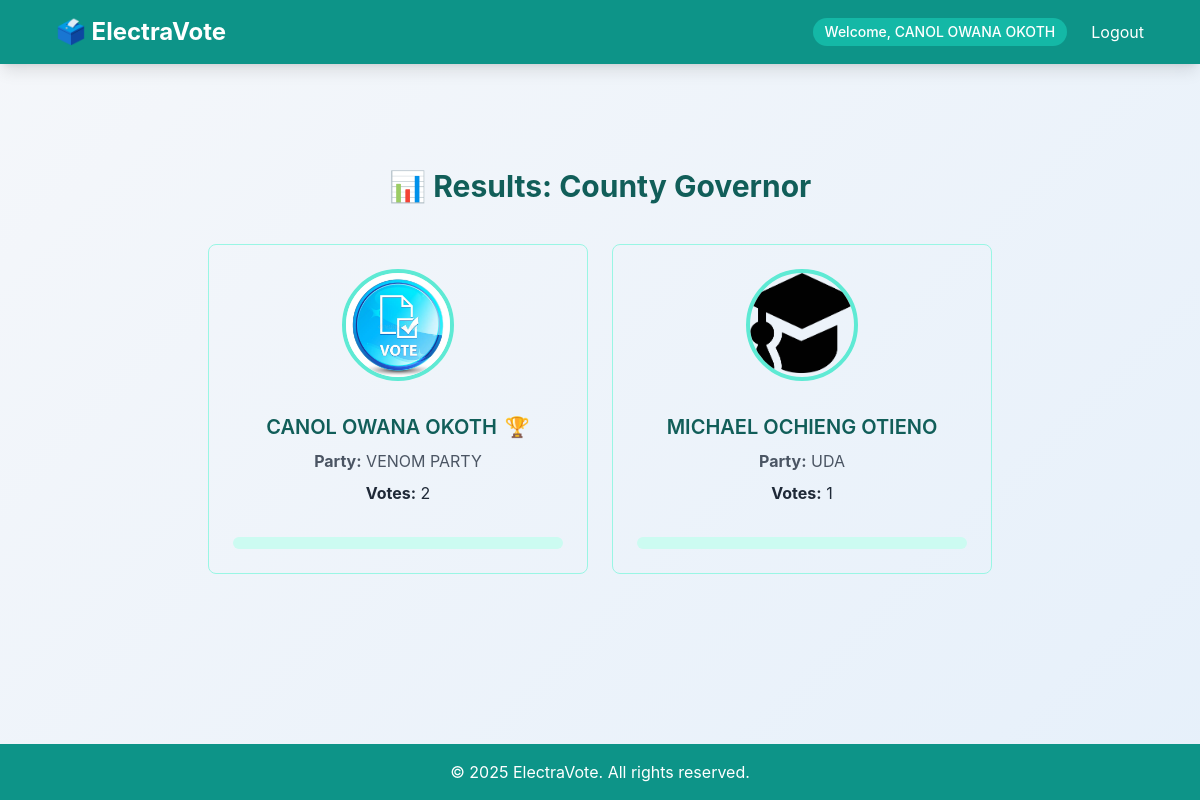
The page /results/3 (signed in) on the database its author committed.
### models.py (models this page shows)
class User(db.Model, UserMixin):
    id = db.Column(db.Integer, primary_key=True)
    full_name = db.Column(db.String(100), nullable=False)
    email = db.Column(db.String(120), unique=True, nullable=False)
    national_id = db.Column(db.String(20), unique=True, nullable=False)
    password = db.Column(db.String(128), nullable=False)
    role = db.Column(db.String(10), default='voter')  # 'admin' or 'voter'

class Category(db.Model):
    id = db.Column(db.Integer, primary_key=True)
    name = db.Column(db.String(100), nullable=False)

class Aspirant(db.Model):
    id = db.Column(db.Integer, primary_key=True)
    full_name = db.Column(db.String(100), nullable=False)
    profile_picture = db.Column(db.String(200), nullable=True)
    political_party = db.Column(db.String(100), nullable=False)
    category_id = db.Column(db.Integer, db.ForeignKey('category.id'), nullable=False)
    category = db.relationship('Category', backref=db.backref('aspirants', lazy=True))

### app.py (the view)
@app.route('/results/<int:category_id>')
@login_required
def results(category_id):
    category = Category.query.get_or_404(category_id)
    results = get_results(category_id)
    return render_template('results.html', category=category, results=results)

### app.py (called while the page is built)
@login_manager.user_loader
def load_user(user_id):
    return User.query.get(int(user_id))

def get_results(category_id):
    aspirants = Aspirant.query.filter_by(category_id=category_id).all()
    results = []
    for aspirant in aspirants:
        vote_count = Vote.query.filter_by(aspirant_id=aspirant.id).count()
        results.append({
            'name': aspirant.full_name,
            'party': aspirant.political_party,
            'votes': vote_count,
            'profile_picture': aspirant.profile_picture
        })
    return results

### templates/results.html (shortened to what this page needs)
{% extends 'base.html' %}
{% block content %}
<div class="max-w-6xl mx-auto px-4 sm:px-6 lg:px-8 py-10">
    <h2 class="text-3xl font-bold text-center text-teal-800 mb-10">📊 Results: {{ category.name }}</h2>
    <div id="results" class="grid grid-cols-1 md:grid-cols-2 gap-6">
        {% set max_votes = results | max(attribute='votes') %}
        {% for result in results %}
            <div class="border border-teal-200 rounded-lg text-center transition duration-300 relative" data-name="{{ result.name }}">
                {% if result.profile_picture %}
                    <div class="pt-6">
                        <img src="{{ url_for('static', filename='uploads/profile_pics/' + result.profile_picture) }}"
                             alt="{{ result.name }}"
                             class="w-28 h-28 rounded-full mx-auto mb-4 object-cover border-4 border-teal-300">
                    </div>
                {% endif %}
                <div class="px-6 py-4">
                    <h4 class="text-xl font-semibold flex items-center justify-center gap-2 text-teal-800">
                        {{ result.name }}
                        {% if result.votes == max_votes.votes and result.votes > 0 %}
                            <span class="text-orange-500 animate-pulse">🏆</span>
                        {% endif %}
                    </h4>
                    <p class="text-gray-600 mt-2"><strong>Party:</strong> {{ result.party }}</p>
                    <p class="text-gray-800 mt-2"><strong>Votes:</strong> <span class="vote-count">{{ result.votes }}</span></p>
                </div>
                <div class="px-6 pb-6">
                    <div class="w-full bg-teal-100 rounded-full h-3 mt-4 overflow-hidden relative">
                    </div>
                </div>
            </div>
        {% endfor %}
    </div>
</div>
{% endblock %}

### templates/base.html (shortened to what this page needs)
<!DOCTYPE html>
<html lang="en" class="scroll-smooth">
<head>
    <script src="https://cdn.tailwindcss.com"></script>
</head>
<body class="text-gray-800 min-h-screen flex flex-col">
    <header class="bg-teal-600 text-white shadow-lg">
        <nav class="max-w-6xl mx-auto px-4 sm:px-6 lg:px-8 py-4 flex items-center justify-between">
            <a href="/" class="text-2xl font-bold flex items-center gap-2">
                🗳️ ElectraVote
            </a>
            <div class="hidden md:flex items-center space-x-6">
                {% if current_user.is_authenticated %}
                    <span class="text-sm font-medium bg-teal-500 px-3 py-1 rounded-full">Welcome, {{ current_user.full_name }}</span>
                    <a href="{{ url_for('logout') }}" class="nav-link text-white hover:text-orange-400">Logout</a>
                {% else %}
                    <a href="{{ url_for('register') }}" class="nav-link text-white hover:text-orange-400">Register</a>
                    <a href="{{ url_for('login') }}" class="nav-link text-white hover:text-orange-400">Login</a>
                {% endif %}
            </div>
        </nav>
    </header>
    <main class="flex-1 py-10 px-4 sm:px-6 lg:px-8">
        <div class="max-w-4xl mx-auto">
            <div class="p-6">
                {% block content %}{% endblock %}
            </div>
        </div>
    </main>
    <footer class="bg-teal-600 text-white py-4">
        <div class="max-w-6xl mx-auto px-4 sm:px-6 lg:px-8 text-center">
            <p>© 2025 ElectraVote. All rights reserved.</p>
        </div>
    </footer>
</body>
</html>

### templates/base.html (style rules this page uses)
body { background: linear-gradient(135deg, #f5f7fa 0%, #e6f0fa 100%); font-family: 'Inter', sans-serif; }
.nav-link { position: relative; transition: color 0.3s ease; }
.nav-link::after { content: ''; position: absolute; width: 0; height: 2px; bottom: -4px; left: 0; background-color: #f97316; transition: width 0.3s ease; }

### rows shown on the page
User: full_name "CANOL OWANA OKOTH"
Category: name "County Governor"
Aspirant: profile_picture (picture), name "CANOL OWANA OKOTH", party "VENOM PARTY", votes "2"
Aspirant: profile_picture (picture), name "MICHAEL OCHIENG OTIENO", party "UDA", votes "1"
